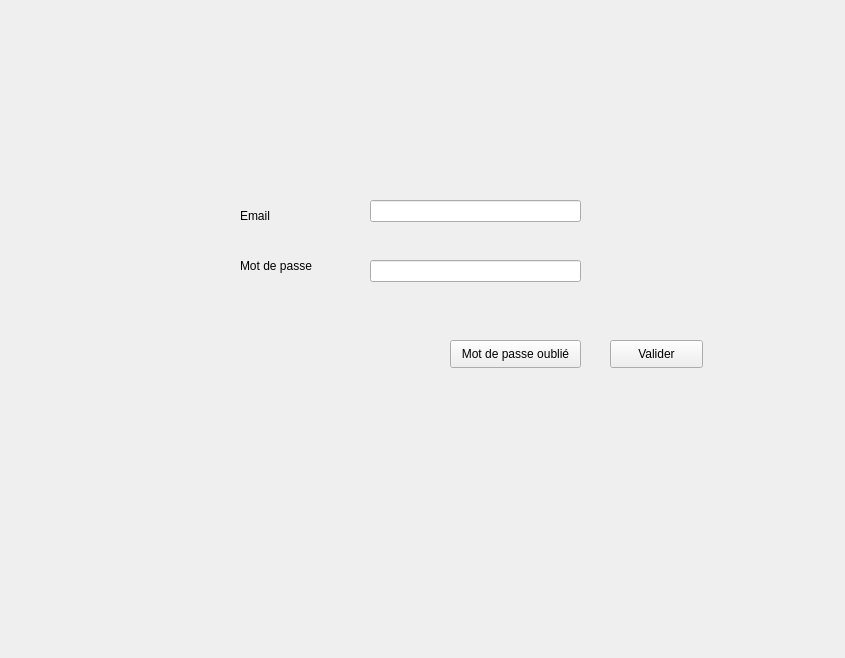
<?xml version="1.0" encoding="UTF-8"?>
<ui version="4.0">
 <class>Login</class>
 <widget class="QWidget" name="Login">
  <property name="geometry">
   <rect>
    <x>0</x>
    <y>0</y>
    <width>845</width>
    <height>658</height>
   </rect>
  </property>
  <property name="windowTitle">
   <string>Form</string>
  </property>
  <widget class="QLabel" name="label">
   <property name="geometry">
    <rect>
     <x>240</x>
     <y>190</y>
     <width>81</width>
     <height>51</height>
    </rect>
   </property>
   <property name="text">
    <string>Email</string>
   </property>
  </widget>
  <widget class="QLabel" name="label_2">
   <property name="geometry">
    <rect>
     <x>240</x>
     <y>240</y>
     <width>111</width>
     <height>51</height>
    </rect>
   </property>
   <property name="text">
    <string>Mot de passe</string>
   </property>
  </widget>
  <widget class="QLineEdit" name="email">
   <property name="geometry">
    <rect>
     <x>370</x>
     <y>200</y>
     <width>211</width>
     <height>22</height>
    </rect>
   </property>
  </widget>
  <widget class="QLineEdit" name="mdp">
   <property name="geometry">
    <rect>
     <x>370</x>
     <y>260</y>
     <width>211</width>
     <height>22</height>
    </rect>
   </property>
  </widget>
  <widget class="QPushButton" name="pushButton">
   <property name="geometry">
    <rect>
     <x>610</x>
     <y>340</y>
     <width>93</width>
     <height>28</height>
    </rect>
   </property>
   <property name="text">
    <string>Valider</string>
   </property>
  </widget>
  <widget class="QPushButton" name="pushButton_2">
   <property name="geometry">
    <rect>
     <x>450</x>
     <y>340</y>
     <width>131</width>
     <height>28</height>
    </rect>
   </property>
   <property name="text">
    <string>Mot de passe oublié</string>
   </property>
  </widget>
 </widget>
 <resources/>
 <connections/>
</ui>
